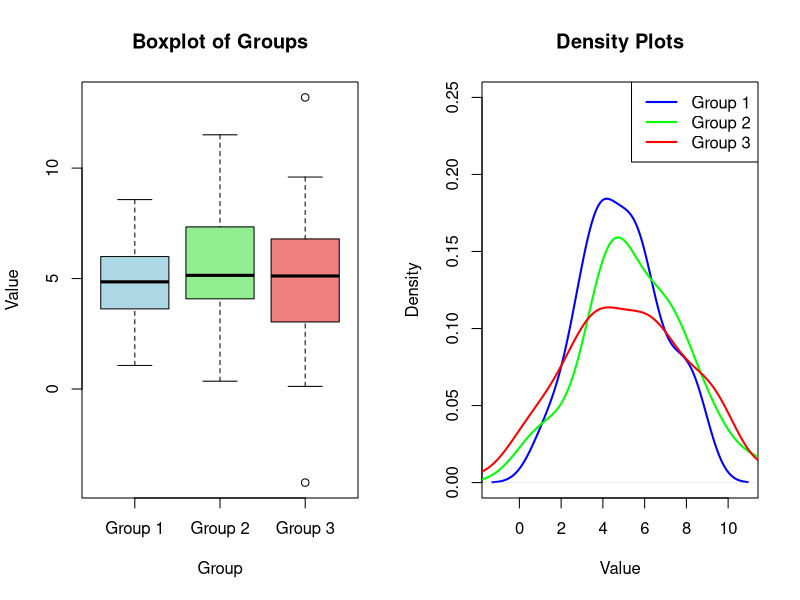

Generate this figure with R:
# Generate sample data for three groups
set.seed(123)
group1 <- rnorm(30, mean = 5, sd = 2)
group2 <- rnorm(30, mean = 5, sd = 3)
group3 <- rnorm(30, mean = 5, sd = 4)

# Combine data into a data frame for Bartlett's test
data_values <- c(group1, group2, group3)
group_labels <- rep(c("Group 1", "Group 2", "Group 3"), each = 30)

# Perform Bartlett's test
bartlett_test_result <- bartlett.test(data_values ~ group_labels)

# Output test result
print(bartlett_test_result)

# Graphical Output
par(mfrow = c(1, 2))

# Boxplot of groups
boxplot(group1, group2, group3, 
        col = c("lightblue", "lightgreen", "lightcoral"), 
        main = "Boxplot of Groups", 
        names = c("Group 1", "Group 2", "Group 3"), 
        xlab = "Group", ylab = "Value")

# Density plots of groups
plot(density(group1), col = "blue", lwd = 2, main = "Density Plots", xlab = "Value", ylim = c(0, 0.25))
lines(density(group2), col = "green", lwd = 2)
lines(density(group3), col = "red", lwd = 2)

# Add legend
legend("topright", legend = c("Group 1", "Group 2", "Group 3"), 
       col = c("blue", "green", "red"), lwd = 2)
